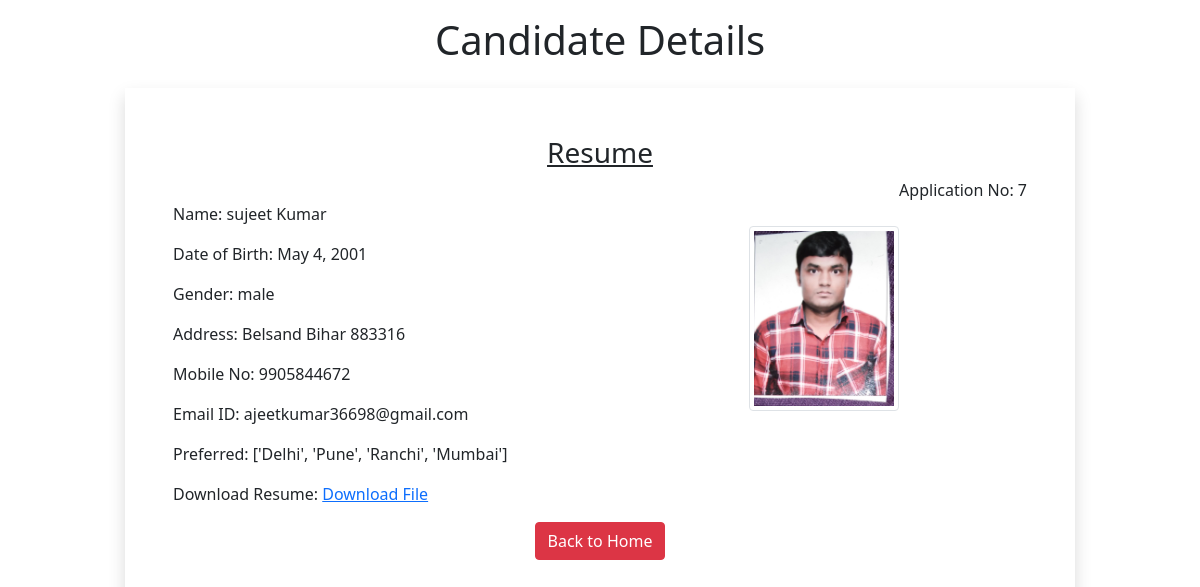
/7, run on the app's committed database.
### myapp/models.py (models this page shows)
class Resume(models.Model):
    name=models.CharField(max_length=100)
    dob=models.DateField(auto_now=False,auto_now_add=False)
    gender=models.CharField(max_length=100)
    locality=models.CharField(max_length=100)
    city=models.CharField(max_length=100)
    pin=models.PositiveIntegerField()
    state=models.CharField(choices=state_choice,max_length=50)
    mobile=models.PositiveIntegerField()
    email=models.EmailField()
    job_city=models.CharField(max_length=100)
    profile_image=models.ImageField(upload_to="profileimg",blank=True)
    my_file=models.FileField(upload_to="doc",blank=True)

### myapp/views.py (the view)
# urls.py: path("<int:pk>",views.candidateView.as_view(),name="candidate")
class candidateView(View):
    def get(self,request,pk):
        candidate=Resume.objects.get(pk=pk)
        return render(request,"myapp/candidate.html",{'candidate':candidate})

### myapp/templates/myapp/candidate.html (shortened to what this page needs)
<!DOCTYPE html>
{% load static %}
<html lang="en">
<head>
    <link rel="stylesheet" href="{% static 'myapp/css/bootstrap.css' %}">
    <link rel="stylesheet" href="{% static 'myapp/css/style.css' %}">
</head>
<body>
    <div class="container">
        <h1 class="alrt-danger text-center p-3">Candidate Details</h1>
        <div class="row">
            <div class="col-sm-10 shadow p-5 offset-sm-1">
                <h3 class="text-center"><u>Resume</u></h3>
                <p class="float-end">Application No: {{candidate.id}}</p><br>
                <img src="{{candidate.profile_image.url}}" alt="" class="img-fluid img-thumbnail  float-end mt-4" width="150" height="150">
                <p>Name: {{candidate.name}}</p>
                <p>Date of Birth: {{candidate.dob}}</p>
                <p>Gender: {{candidate.gender}}</p>
                <p>Address: {{candidate.locality}} {{candidate.city}} {{candidate.state}} {{candidate.pin}}</p>
                <p>Mobile No: {{candidate.mobile}}</p>
                <p>Email ID: {{candidate.email}}</p>
                <p>Preferred: {{candidate.job_city}}</p>
                <p> Download Resume: <a href="{{candidate.my_file.url}}"> Download File</a></p>
                <div class="text-center">
                    <a href="/" class="btn btn-danger"> Back to Home</a>
                </div>
            </div>
        </div>
    </div>
</body>
</html>

### data on the page
Resume: id "7", profile_image (picture), name "sujeet Kumar", dob "May 4, 2001", gender "male", city "Belsand", state "Bihar", pin "883316", mobile "9905844672", email "ajeetkumar36698@gmail.com", job_city "['Delhi', 'Pune', 'Ranchi', 'Mumbai']"
